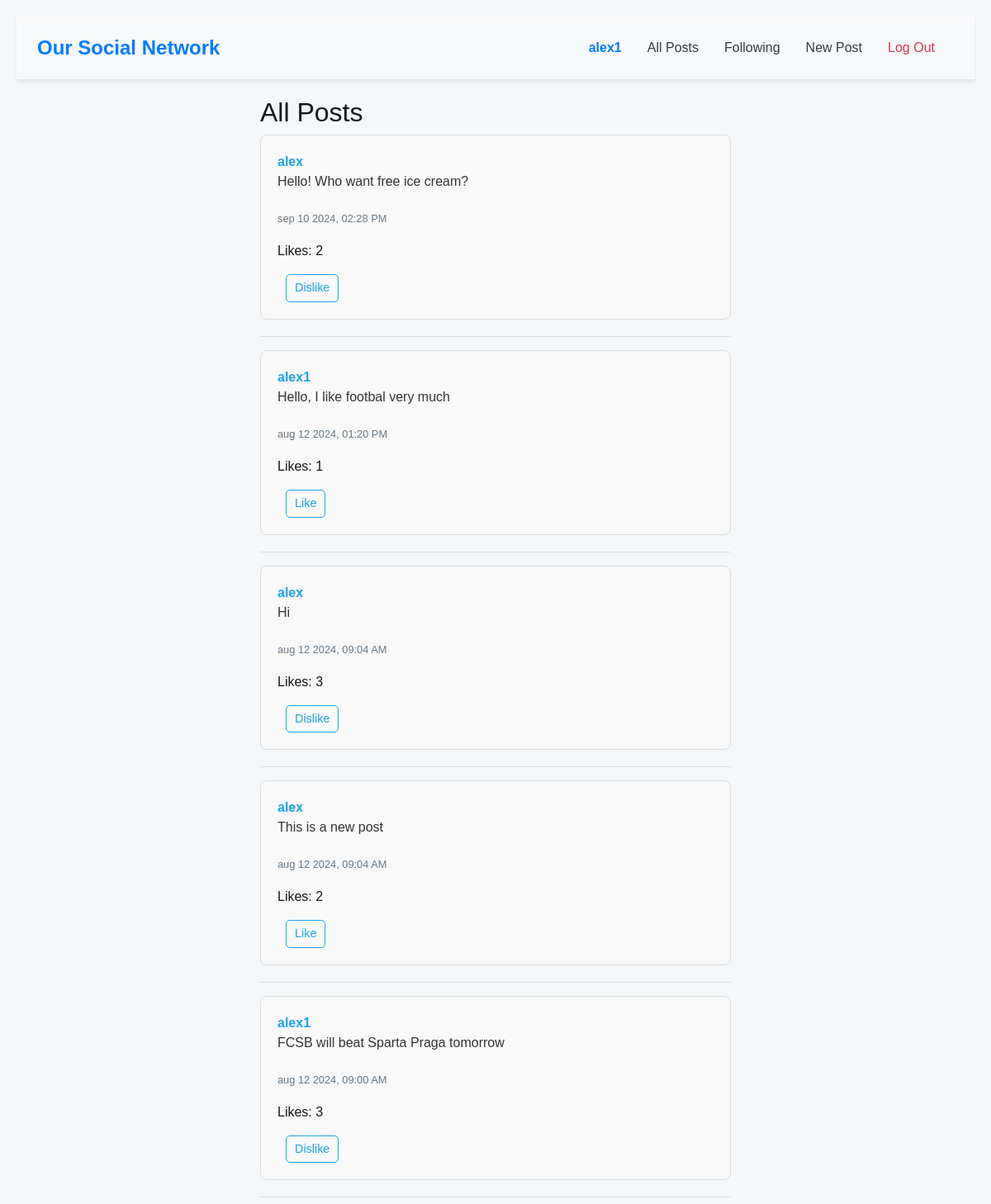
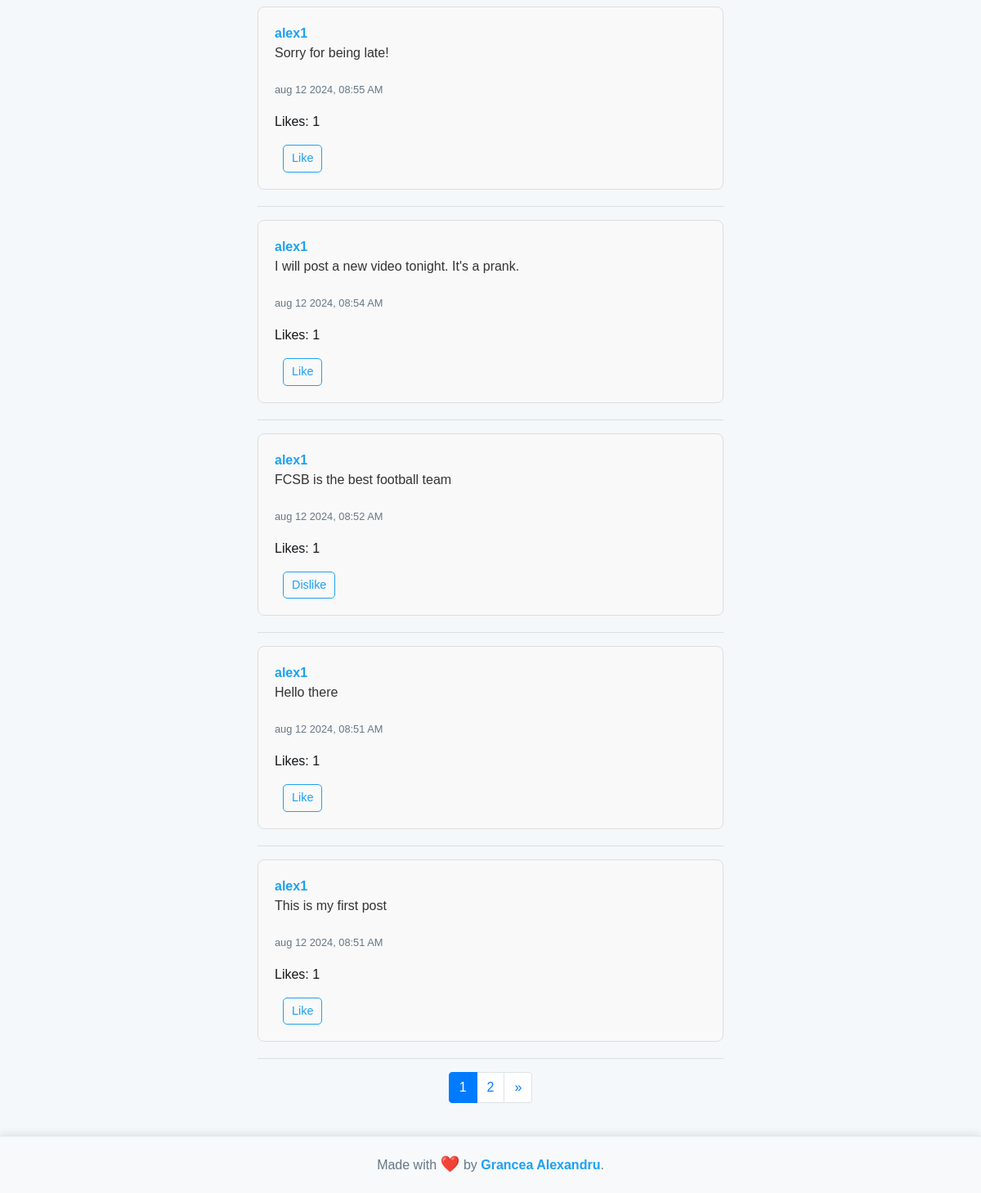
Screenshot of / (signed in) with the database file from the repository (2 pictures, top to bottom).
### network/models.py (models this page shows, shortened)
class User(AbstractUser):
    followers = models.ManyToManyField("self", blank=True, symmetrical=False, related_name="following")

class Post(models.Model):
    user = models.ForeignKey(User, on_delete=models.CASCADE, related_name="posts")
    content = models.TextField(blank=True)
    timestamp = models.DateTimeField(auto_now_add=True)
    likes = models.ManyToManyField(User, related_name="liked_posts")

### network/views.py (the view)
# urls.py: path("", views.index, name="index"),
def index(request):
    posts = Post.objects.all().order_by('-timestamp')
    paginator = Paginator(posts, 10)
    page_number = request.GET.get('page')
    page_obj = paginator.get_page(page_number)
    return render(request, 'network/index.html', {
        'page_obj': page_obj
    })

### network/templates/network/index.html (shortened to what this page needs)
{% extends "network/layout.html" %}
{% block body %}
    <h2>All Posts</h2>
    {% for post in page_obj %}
        <div class="post" id="post-{{ post.id }}">
            <a href="{% url 'profile' post.user.username %}">{{ post.user }}</a>
            <p class="post-content">{{ post.content }}</p>
            <p><small>{{ post.timestamp|date:"b d Y, h:i A" }}</small></p>
            <p class="likes-count">Likes: {{ post.likes.count }}</p>
             {% if user.is_authenticated %}
                {% if request.user in post.likes.all %}
                    <button class="btn btn-sm btn-outline-primary like-btn" data-post-id="{{ post.id }}">Dislike</button>
                {% else %}
                    <button class="btn btn-sm btn-outline-primary like-btn" data-post-id="{{ post.id }}">Like</button>
                {% endif %}
            {% endif %}
        </div>
        <hr>
    {% endfor %}
    <nav aria-label="Page navigation">
        <ul class="pagination justify-content-center">
            {% for num in page_obj.paginator.page_range %}
                <li class="page-item {% if page_obj.number == num %}active{% endif %}">
                    <a class="page-link" href="?page={{ num }}">{{ num }}</a>
                </li>
            {% endfor %}
            {% if page_obj.has_next %}
                <li class="page-item">
                    <a class="page-link" href="?page={{ page_obj.next_page_number }}" aria-label="Next">
                        <span aria-hidden="true">&raquo;</span>
                    </a>
                </li>
            {% endif %}
        </ul>
    </nav>
{% endblock %}

### network/templates/network/layout.html (shortened to what this page needs)
{% load static %}
<!DOCTYPE html>
<html lang="en">
    <head>
        <link rel="stylesheet" href="https://stackpath.bootstrapcdn.com/bootstrap/4.4.1/css/bootstrap.min.css">
        <link href="{% static 'network/styles.css' %}" rel="stylesheet">
    </head>
    <body>
        <div class="main-content">
            <nav class="navbar navbar-expand-lg navbar-light bg-light shadow-sm">
                <div class="container">
                    <a class="navbar-brand font-weight-bold text-primary" href="#">Our Social Network</a>
                    <div class="collapse navbar-collapse" id="navbarNav">
                        <ul class="navbar-nav ml-auto">
                            {% if user.is_authenticated %}
                                <li class="nav-item">
                                    <a class="nav-link font-weight-bold text-primary" href="{% url 'profile' user.username %}">{{ user.username }}</a>
                                </li>
                            {% endif %}
                            <li class="nav-item">
                                <a class="nav-link text-dark" href="{% url 'index' %}">All Posts</a>
                            </li>
                            {% if user.is_authenticated %}
                                <li class="nav-item">
                                    <a class="nav-link text-dark" href="{% url 'following' %}">Following</a>
                                </li>
                                <li class="nav-item">
                                    <a class="nav-link text-dark" href="{% url 'new_post' %}">New Post</a>
                                </li>
                                <li class="nav-item">
                                    <a class="nav-link text-danger" href="{% url 'logout' %}">Log Out</a>
                                </li>
                            {% endif %}
                        </ul>
                    </div>
                </div>
            </nav>
            <div class="body">
                {% block body %}
                {% endblock %}
            </div>
        </div>
        <footer class="footer">
            Made with <span class="heart">❤️</span> by <a href="#">Grancea Alexandru</a>.
        </footer>
    </body>
</html>

### network/static/network/styles.css (style rules this page uses)
body { font-family: 'Arial', sans-serif; background-color: #f5f8fa; color: #14171a; margin: 0; padding: 0; }
html, body { height: 100%; margin: 0; display: flex; flex-direction: column; }
.main-content { flex: 1; padding: 20px; }
.navbar { background-color: #f8f9fa !important; padding: 15px 0; border-bottom: 1px solid #e1e8ed; }
.navbar-brand { font-size: 1.5rem; font-weight: bold; color: #007bff !important; }
.nav-item { margin-right: 15px; }
.nav-link { font-size: 1rem; color: #343a40 !important; }
.nav-link.text-danger { color: #dc3545 !important; }
.navbar .nav-link.font-weight-bold { color: #007bff !important; }
.body { max-width: 600px; margin: 20px auto; padding: 0 15px; }
.post { background-color: #ffffff; border: 1px solid #e1e8ed; border-radius: 8px; padding: 15px; margin-bottom: 15px; }
.post a { color: #1da1f2; font-weight: bold; text-decoration: none; }
.post p { font-size: 1rem; line-height: 1.5; }
.post small { color: #657786; }
a { color: #1da1f2; }
.footer { text-align: center; padding: 20px; background-color: #f7f9fa; border-top: 1px solid #e1e8ed; font-family: 'Arial', sans-serif; color: #657786; position: relative; box-shadow: 0 -2px 10px rgba(0, 0, 0, 0.1); width: 100%; margin-top: auto; }
.footer a { color: #1da1f2; text-decoration: none; font-weight: bold; }
.footer .heart { color: #e0245e; animation: heartbeat 1.5s infinite; font-size: 1.2em; }
.post { padding: 20px; margin-bottom: 20px; background-color: #f9f9f9; border: 1px solid #ddd; border-radius: 8px; position: relative; }
.post-content { font-size: 1.1em; margin-bottom: 20px; color: #333; }
.btn { margin-left: 10px; padding: 5px 10px; font-size: 0.9em; border-radius: 5px; cursor: pointer; }
.btn-outline-primary { border-color: #1da1f2; color: #1da1f2; }
.like-btn { margin-right: 18rem; }

### rows the page displays
User: username "alex1"
Post: user "alex", content "Hello! Who want free ice cream?", timestamp "sep 10 2024, 02:28 PM", likes.count "2"
Post: user "alex1", content "Hello, I like footbal very much", timestamp "aug 12 2024, 01:20 PM", likes.count "1"
Post: user "alex", content "Hi", timestamp "aug 12 2024, 09:04 AM", likes.count "3"
Post: user "alex", content "This is a new post", timestamp "aug 12 2024, 09:04 AM", likes.count "2"
Post: user "alex1", content "FCSB will beat Sparta Praga tomorrow", timestamp "aug 12 2024, 09:00 AM", likes.count "3"
Post: user "alex1", content "Sorry for being late!", timestamp "aug 12 2024, 08:55 AM", likes.count "1"
Post: user "alex1", content "I will post a new video tonight. It's a prank.", timestamp "aug 12 2024, 08:54 AM", likes.count "1"
Post: user "alex1", content "FCSB is the best football team", timestamp "aug 12 2024, 08:52 AM", likes.count "1"
Post: user "alex1", content "Hello there", timestamp "aug 12 2024, 08:51 AM", likes.count "1"
Post: user "alex1", content "This is my first post", timestamp "aug 12 2024, 08:51 AM", likes.count "1"

### other values shown
{{ num }} "1" "2"
